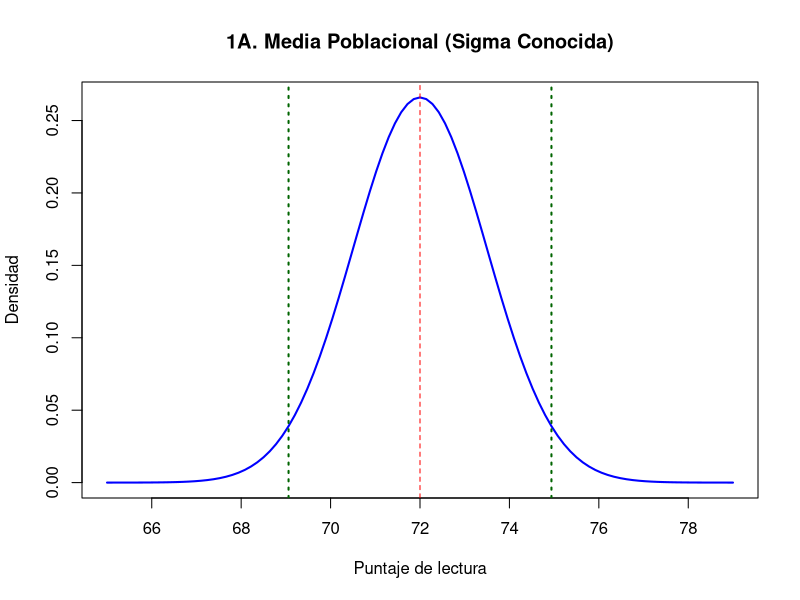
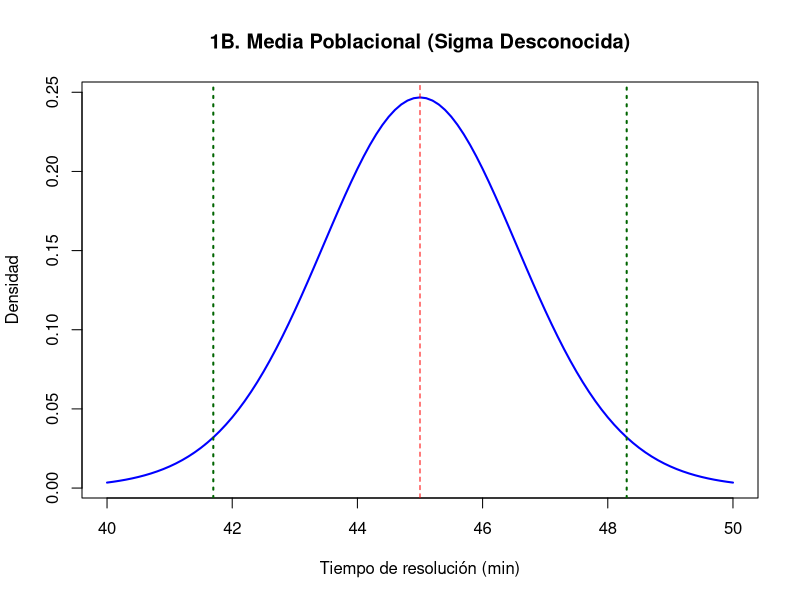
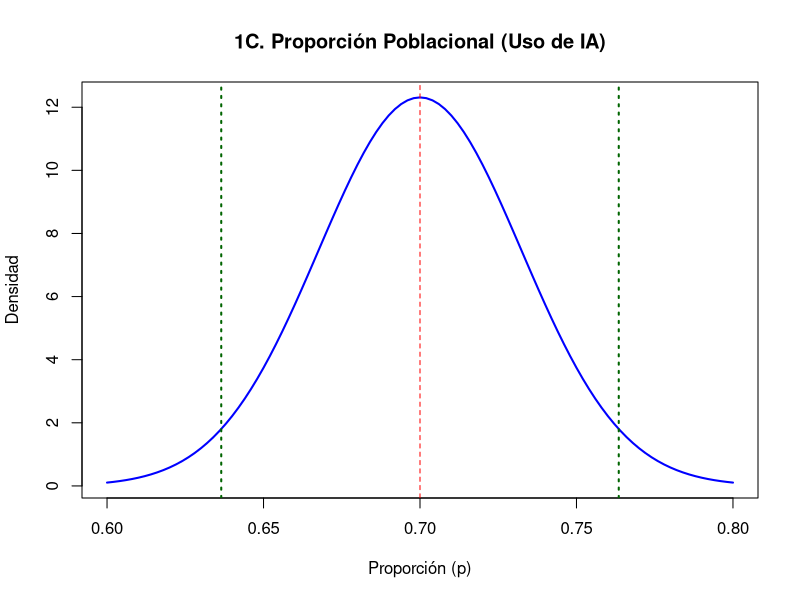
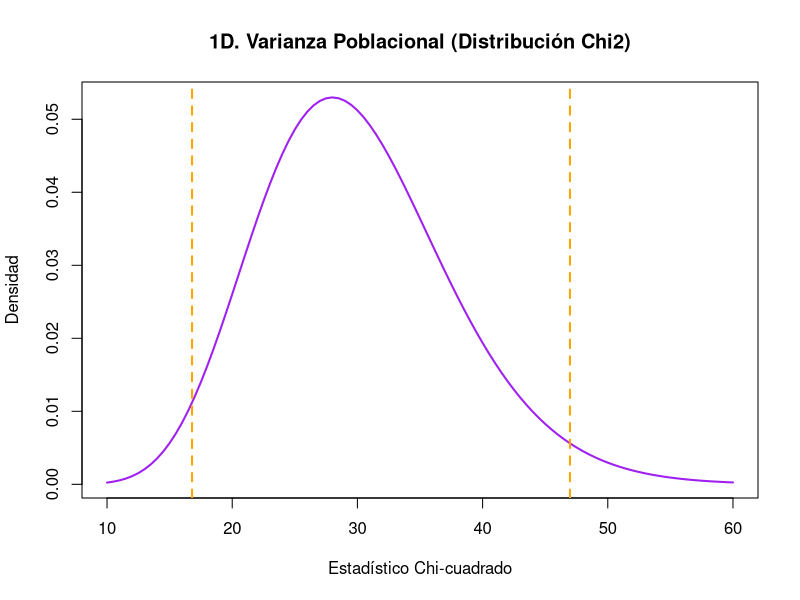
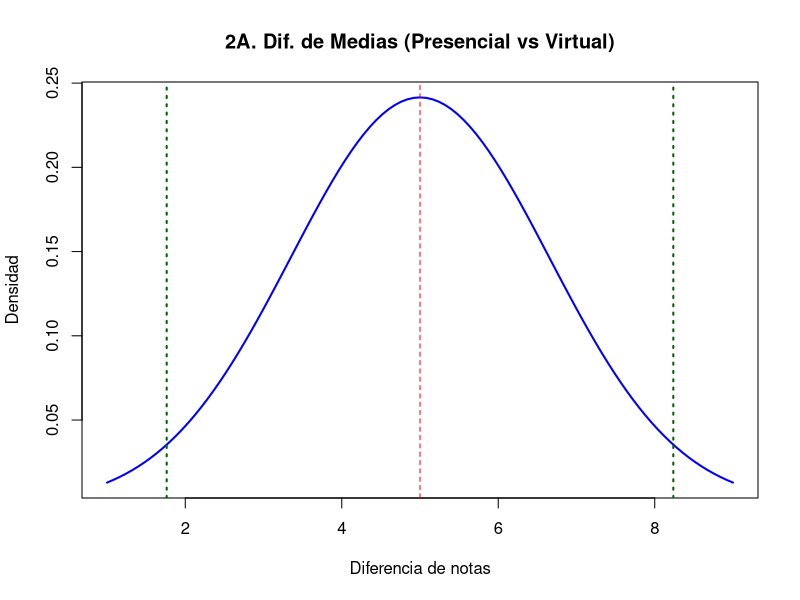
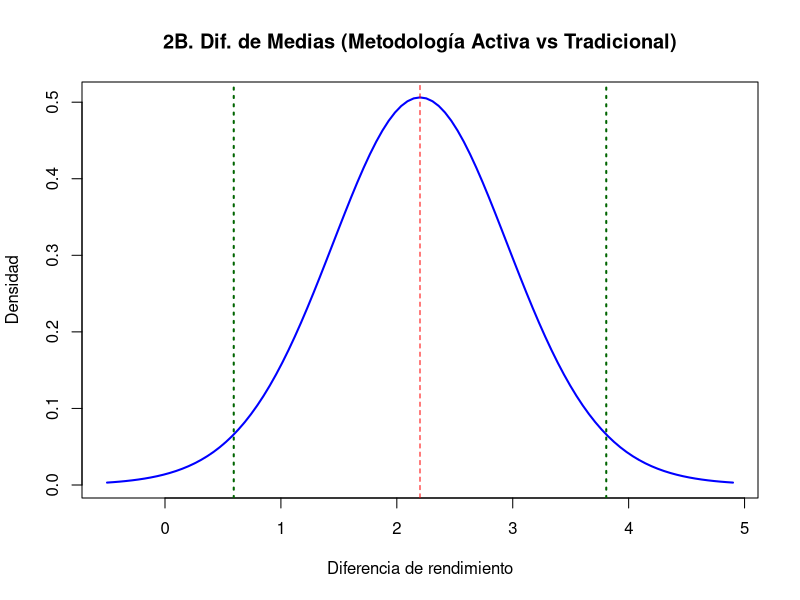
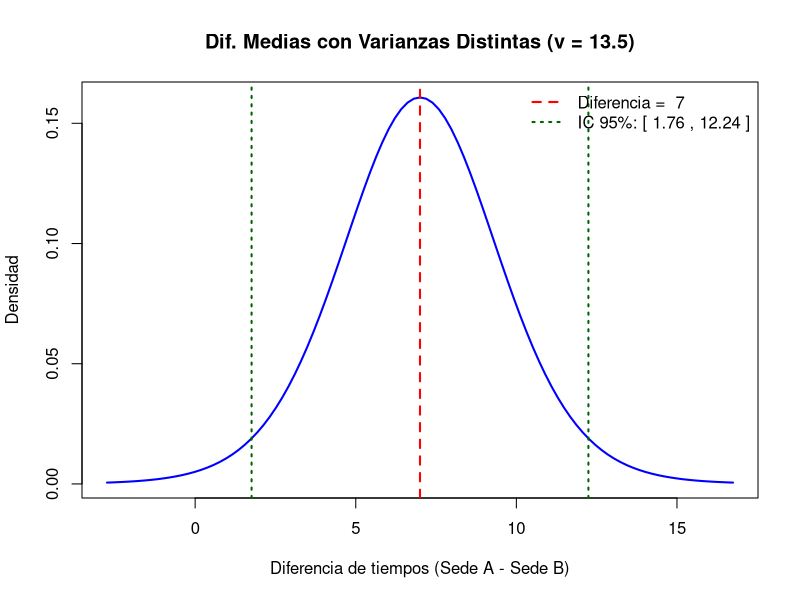
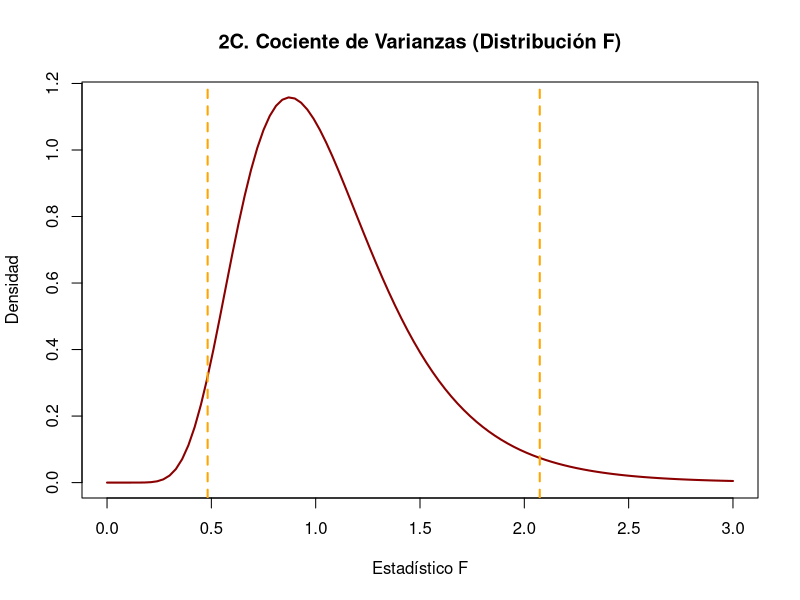

The R script that drew these images, in order:
## ---- chunk 1
options(
  knitr.table.format = "html",
  scipen = 999
)
## ---- chunk 2
  if(!require(tidyverse)){
  install.packages("tidyverse")}
library(tidyverse)

if(!require(psych)){
  install.packages("psych")}
library(psych)

if(!require(modeest)){
  install.packages("modeest")}
library(modeest)

if(!require(e1071)){
  install.packages("e1071")}
library(e1071)

if(!require(ggthemes)){
  install.packages("ggthemes")}
library(ggthemes)
## ---- chunk 3
# Parámetros del estudio
x_bar <- 72; sigma <- 15; n <- 100; conf <- 0.95

# Cálculo en R
z <- qnorm(1 - (1 - conf)/2)
error <- z * (sigma / sqrt(n))
ic <- c(x_bar - error, x_bar + error)

cat("IC 95%:", round(ic[1], 2), "a", round(ic[2], 2), "\n")

# Gráfica independiente
curve(dnorm(x, mean = x_bar, sd = sigma/sqrt(n)), from = 65, to = 79, 
      col = "blue", lwd = 2, main = "1A. Media Poblacional (Sigma Conocida)", 
      xlab = "Puntaje de lectura", ylab = "Densidad")
abline(v = x_bar, col = "red", lty = 2)
abline(v = ic, col = "darkgreen", lty = 3, lwd = 2)
## ---- chunk 4
# Parámetros del estudio
x_bar <- 45; s <- 8; n <- 25; conf <- 0.95

# Cálculo en R (t-Student)
t_crit <- qt(1 - (1 - conf)/2, df = n - 1)
se <- s / sqrt(n)
error <- t_crit * se
ic <- c(x_bar - error, x_bar + error)

cat("IC 95%:", round(ic[1], 2), "a", round(ic[2], 2), "\n")

# Gráfica independiente
curve(dt((x - x_bar)/se, df = n - 1)/se, from = 40, to = 50, 
      col = "blue", lwd = 2, main = "1B. Media Poblacional (Sigma Desconocida)", 
      xlab = "Tiempo de resolución (min)", ylab = "Densidad")
abline(v = x_bar, col = "red", lty = 2)
abline(v = ic, col = "darkgreen", lty = 3, lwd = 2)
## ---- chunk 5
# Parámetros del estudio
n <- 200; x <- 140; p_hat <- x / n; conf <- 0.95

# Cálculo en R
z <- qnorm(1 - (1 - conf)/2)
se <- sqrt((p_hat * (1 - p_hat)) / n)
error <- z * se
ic <- c(p_hat - error, p_hat + error)

cat("IC 95%:", round(ic[1], 3), "a", round(ic[2], 3), "\n")

# Gráfica independiente
curve(dnorm(x, mean = p_hat, sd = se), from = 0.60, to = 0.80, 
      col = "blue", lwd = 2, main = "1C. Proporción Poblacional (Uso de IA)", 
      xlab = "Proporción (p)", ylab = "Densidad")
abline(v = p_hat, col = "red", lty = 2)
abline(v = ic, col = "darkgreen", lty = 3, lwd = 2)
## ---- chunk 6
# Parámetros del estudio
n <- 31; s2 <- 5.47; conf <- 0.95

# Cálculo en R (Chi-cuadrado)
chi_inf <- qchisq(1 - (1 - conf)/2, df = n - 1)
chi_sup <- qchisq((1 - conf)/2, df = n - 1)
ic <- c(((n - 1) * s2) / chi_inf, ((n - 1) * s2) / chi_sup)

cat("IC 95% para la varianza:", round(ic[1], 2), "a", round(ic[2], 2), "\n")

# Gráfica independiente
curve(dchisq(x, df = n - 1), from = 10, to = 60, 
      col = "purple", lwd = 2, main = "1D. Varianza Poblacional (Distribución Chi2)", 
      xlab = "Estadístico Chi-cuadrado", ylab = "Densidad")
abline(v = c(chi_sup, chi_inf), col = "orange", lty = 2, lwd = 2)
## ---- chunk 7
# Parámetros del estudio
diff_bar <- 85 - 80
se <- sqrt((6^2 / 40) + (8^2 / 35))
conf <- 0.95

# Cálculo en R
z <- qnorm(1 - (1 - conf)/2)
ic <- c(diff_bar - z * se, diff_bar + z * se)

cat("IC 95%:", round(ic[1], 2), "a", round(ic[2], 2), "\n")

# Gráfica independiente
curve(dnorm(x, mean = diff_bar, sd = se), from = 1, to = 9, 
      col = "blue", lwd = 2, main = "2A. Dif. de Medias (Presencial vs Virtual)", 
      xlab = "Diferencia de notas", ylab = "Densidad")
abline(v = diff_bar, col = "red", lty = 2)
abline(v = ic, col = "darkgreen", lty = 3, lwd = 2)
## ---- chunk 8
# Parámetros del estudio
diff_bar <- 14.2 - 12.0
n1 <- 15; s1 <- 2.1; n2 <- 12; s2 <- 1.9; conf <- 0.95

# Cálculo en R
df_tot <- n1 + n2 - 2
sp2 <- (((n1 - 1) * s1^2) + ((n2 - 1) * s2^2)) / df_tot
se <- sqrt(sp2) * sqrt((1/n1) + (1/n2))
t_crit <- qt(1 - (1 - conf)/2, df = df_tot)
ic <- c(diff_bar - t_crit * se, diff_bar + t_crit * se)

cat("IC 95%:", round(ic[1], 2), "a", round(ic[2], 2), "\n")

# Gráfica independiente
curve(dt((x - diff_bar)/se, df = df_tot)/se, from = -0.5, to = 4.9, 
      col = "blue", lwd = 2, main = "2B. Dif. de Medias (Metodología Activa vs Tradicional)", 
      xlab = "Diferencia de rendimiento", ylab = "Densidad")
abline(v = diff_bar, col = "red", lty = 2)
abline(v = ic, col = "darkgreen", lty = 3, lwd = 2)
## ---- chunk 9
# ------------------------------------------------------------------------------
# 1. PARÁMETROS Y CÁLCULOS PREVIOS (Aproximación de Welch)
# ------------------------------------------------------------------------------
n1 <- 12;  x_bar1 <- 45; s1 <- 8
n2 <- 15;  x_bar2 <- 38; s2 <- 3
conf <- 0.95

# Estimación de la diferencia de medias
diff_bar <- x_bar1 - x_bar2

# Error estándar de Welch (se_welch)
se_welch <- sqrt((s1^2 / n1) + (s2^2 / n2))

# Grados de libertad de Welch / Satterthwaite (df_welch)
df_welch <- ((s1^2 / n1 + s2^2 / n2)^2) / 
            (((s1^2 / n1)^2 / (n1 - 1)) + ((s2^2 / n2)^2 / (n2 - 1)))

# Intervalo de Confianza al 95%
t_crit <- qt(1 - (1 - conf)/2, df = df_welch)
ic_inferior <- diff_bar - t_crit * se_welch
ic_superior <- diff_bar + t_crit * se_welch

cat("IC 95%:", round(ic_inferior, 2), "a", round(ic_superior, 2), "\n")

# ------------------------------------------------------------------------------
# 2. VISUALIZACIÓN GRÁFICA INDEPENDIENTE
# ------------------------------------------------------------------------------
# Rango del eje X basado en la diferencia estimada y su error estándar
x_lims <- c(diff_bar - 4 * se_welch, diff_bar + 4 * se_welch)

# Curva de densidad de la distribución t de Welch desplazada a la media muestral
curve(dt((x - diff_bar)/se_welch, df = df_welch)/se_welch, 
      from = x_lims[1], to = x_lims[2], 
      col = "blue", lwd = 2, 
      main = paste0("Dif. Medias con Varianzas Distintas (v = ", round(df_welch, 1), ")"), 
      xlab = "Diferencia de tiempos (Sede A - Sede B)", 
      ylab = "Densidad")

# Línea de la diferencia observada
abline(v = diff_bar, col = "red", lty = 2, lwd = 2)

# Líneas del Intervalo de Confianza al 95%
abline(v = c(ic_inferior, ic_superior), col = "darkgreen", lty = 3, lwd = 2)

# Leyenda explicativa
legend("topright", 
       legend = c(paste("Diferencia = ", round(diff_bar, 2)), 
                  paste("IC 95%: [", round(ic_inferior, 2), ",", round(ic_superior, 2), "]")), 
       col = c("red", "darkgreen"), lty = c(2, 3), lwd = 2, bty = "n")
## ---- chunk 10
# Parámetros del estudio
s1_sq <- 5.47; n1 <- 31
s2_sq <- 9.30; n2 <- 31
conf <- 0.95

# Cálculo en R (F de Fisher)
ratio_s2 <- s1_sq / s2_sq
f_inf <- qf((1 - conf)/2, df1 = n1 - 1, df2 = n2 - 1)
f_sup <- qf(1 - (1 - conf)/2, df1 = n1 - 1, df2 = n2 - 1)
ic <- c(ratio_s2 * (1 / f_sup), ratio_s2 * (1 / f_inf))

cat("IC 95% para la razón de varianzas:", round(ic[1], 2), "a", round(ic[2], 2), "\n")

# Gráfica independiente
curve(df(x, df1 = n1 - 1, df2 = n2 - 1), from = 0, to = 3, 
      col = "darkred", lwd = 2, main = "2C. Cociente de Varianzas (Distribución F)", 
      xlab = "Estadístico F", ylab = "Densidad")
abline(v = c(f_inf, f_sup), col = "orange", lty = 2, lwd = 2)
## ---- chunk 11
# Parámetros del estudio
diff_p <- 0.20 - 0.10
n1 <- 150; p1 <- 0.20
n2 <- 180; p2 <- 0.10
conf <- 0.95

# Cálculo en R
se <- sqrt((p1 * (1 - p1) / n1) + (p2 * (1 - p2) / n2))
z <- qnorm(1 - (1 - conf)/2)
ic <- c(diff_p - z * se, diff_p + z * se)

cat("IC 95%:", round(ic[1], 3), "a", round(ic[2], 3), "\n")

# Gráfica independiente
curve(dnorm(x, mean = diff_p, sd = se), from = -0.02, to = 0.22, 
      col = "blue", lwd = 2, main = "2D. Dif. de Proporciones (Deserción Fac. A vs B)", 
      xlab = "Diferencia de proporciones (p1 - p2)", ylab = "Densidad")
abline(v = diff_p, col = "red", lty = 2)
abline(v = ic, col = "darkgreen", lty = 3, lwd = 2)
